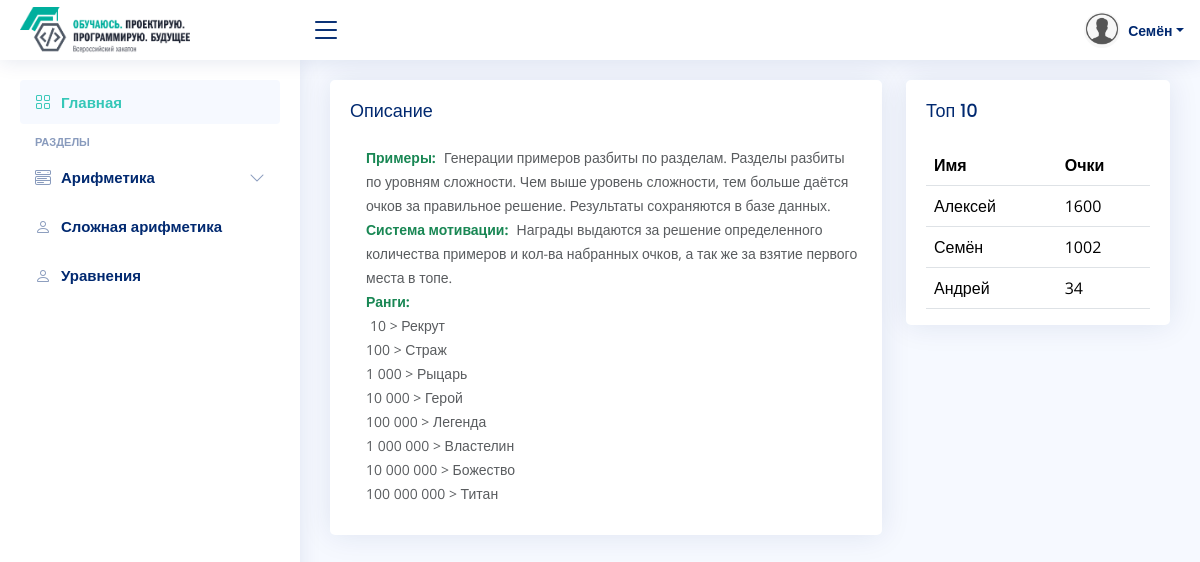
The app's page /dashboard (signed in) with its own data.
### data/users.py (models this page shows, shortened)
class User(SqlAlchemyBase, UserMixin, SerializerMixin):
    __tablename__ = 'users'
    id = Column(Integer, primary_key=True, autoincrement=True)
    name = Column(String, nullable=True)
    about = Column(String, nullable=True)
    email = Column(String, index=True, unique=True, nullable=True)
    hashed_password = Column(String, nullable=True)
    created_date = Column(String, default=datetime.datetime.now().strftime("%d.%m.%Y %H:%M"))
    total_score = Column(Integer, default=0)
    source_image = Column(String, nullable=True, default='default.png')
    score = orm.relationship("Score", back_populates='user')

### main.py (the view)
@app.route("/dashboard")
@login_required
def dashboard():
    db_sess = db_session.create_session()
    score = db_sess.query(Score).filter(Score.user_id == current_user.id).all()
    score = [item for item in score if item.difficulty_levels.difficulty_levels_type == 'primer']
    users = db_sess.query(User).all()
    top_user = sorted(users, key=lambda x: x.total_score, reverse=True)[:10]
    return render_template("main-dashboard.html", score=score, title='Главная',top_user=top_user)

### data/db_session.py (called while the page is built)
def create_session() -> Session:
    global __factory
    return __factory()

### main.py (called while the page is built)
@login_manager.user_loader
def load_user(user_id):
    db_sess = db_session.create_session()
    return db_sess.query(User).get(user_id)

### templates/main-dashboard.html
{% extends "base.html" %}
{% block content %}
    <section class="section dashboard">
        <div class="row">
            <div class="col-lg-8">
                <div class="row">
                    <div class="col-md-12">
                        <div class="card info-card sales-card">
                            <div class="card-body">
                                <h5 class="card-title">Описание</h5>
                                <div class="d-flex align-items-center">
                                    <div class="ps-3">
                                        <span class="text-success small pt-1 fw-bold">Примеры:</span>
                                        <span class="text-muted small pt-2 ps-1">
                                            Генерации примеров разбиты по разделам. Разделы разбиты по уровням сложности.
                                            Чем выше уровень сложности, тем больше даётся очков за правильное решение.
                                            Результаты сохраняются в базе данных.
                                        </span>
                                        <br>
                                        <span class="text-success small pt-1 fw-bold">Система мотивации:</span>
                                        <span class="text-muted small pt-2 ps-1">
                                            Награды выдаются за решение определенного количества примеров и кол-ва набранных очков, а так же за взятие первого места в топе.
                                        </span>
                                        <br>
                                        <span class="text-success small pt-1 fw-bold">Ранги:</span>
                                        <br>
                                        <span class="text-muted small pt-2 ps-1">
                                            10 > Рекрут <br>
                                            100 > Страж<br>
                                            1 000 > Рыцарь<br>
                                            10 000 > Герой<br>
                                            100 000 > Легенда<br>
                                            1 000 000 > Властелин<br>
                                            10 000 000 > Божество<br>
                                            100 000 000 > Титан<br>
                                        </span>
                                    </div>
                                </div>
                            </div>
                        </div>
                    </div>
                </div>
            </div>
            <div class="col-lg-4">
                <div class="card">
                    <div class="card-body pb-0">
                        <h5 class="card-title">Топ 10</h5>
                        <table class="table">
                            <thead>
                            <tr>
                                <th scope="col">Имя</th>
                                <th scope="col">Очки</th>
                            </tr>
                            </thead>
                            <tbody>
                            {% for item in top_user %}
                                <tr>
                                    <td>{{ item.name }}</td>
                                    <td>{{ item.total_score }}</td>
                                </tr>
                            {% endfor %}
                            </tbody>
                        </table>
                    </div>
                </div>
            </div>
        </div>
    </section>
{% endblock %}

### templates/header.html (shortened to what this page needs)
<header id="header" class="header fixed-top d-flex align-items-center">
    <div class="d-flex align-items-center justify-content-between">
        <a href="/dashboard" class="logo d-flex align-items-center">
            <img src="../static/assets/img/logo.png" alt="" style="width: 170px;">
        </a>
        <i class="bi bi-list toggle-sidebar-btn"></i>
    </div>
    <nav class="header-nav ms-auto">
        <ul class="d-flex align-items-center">
            {% if current_user.is_authenticated %}
                <li class="nav-item dropdown pe-3">
                    <a class="nav-link nav-profile d-flex align-items-center pe-0" href="#" data-bs-toggle="dropdown">
                        <img src="../static/assets/img/service/images_profiles_users/{{ current_user.source_image }}"
                             alt="Profile" class="rounded-circle" style="width: 36px; height: 36px;">
                        <span class="d-none d-md-block dropdown-toggle ps-2">{{ current_user.name }}</span>
                    </a>
                </li>
            {% else %}
                <li>
                    <a class="btn btn-primary " href="/register">Зарегистрироваться</a>
                    <a class="btn btn-success" href="/login">Войти</a>
                </li>
            {% endif %}
        </ul>
    </nav>
</header>

### static/assets/css/style.css (style rules this page uses)
:root { scroll-behavior: smooth; --theme-1: #35c7b8; --theme-2: #2daea2; --white: #ffffff; }
body { font-family: "Open Sans", sans-serif; background: #f6f9ff; color: #444444; }
a { color: var(--theme-1); text-decoration: none; }
h1, h2, h3, h4, h5, h6 { font-family: "Nunito", sans-serif; }
.card { margin-bottom: 30px; border: none; border-radius: 5px; box-shadow: 0px 0 30px rgba(1, 41, 112, 0.1); }
.card-title { padding: 20px 0 15px 0; font-size: 18px; font-weight: 500; color: #012970; font-family: "Poppins", sans-serif; }
.card-body { padding: 0 20px 20px 20px; }
.logo { line-height: 1; }
@media (min-width: 1200px) { .logo { width: 280px; } }
.header { transition: all 0.5s; z-index: 997; height: 60px; box-shadow: 0px 2px 20px rgba(1, 41, 112, 0.1); background-color: #fff; padding-left: 20px; }
.header .toggle-sidebar-btn { font-size: 32px; padding-left: 10px; cursor: pointer; color: #012970; }
.header-nav ul { list-style: none; }
.header-nav > ul { margin: 0; padding: 0; }
.header-nav .nav-profile { color: #012970; }
.header-nav .nav-profile img { max-height: 36px; }
.header-nav .nav-profile span { font-size: 14px; font-weight: 600; }
.dashboard .info-card { padding-bottom: 10px; }

### records on screen
User: source_image (placeholder picture), name "Семён", total_score "1002"
User: name "Алексей", total_score "1600"
User: name "Андрей", total_score "34"
